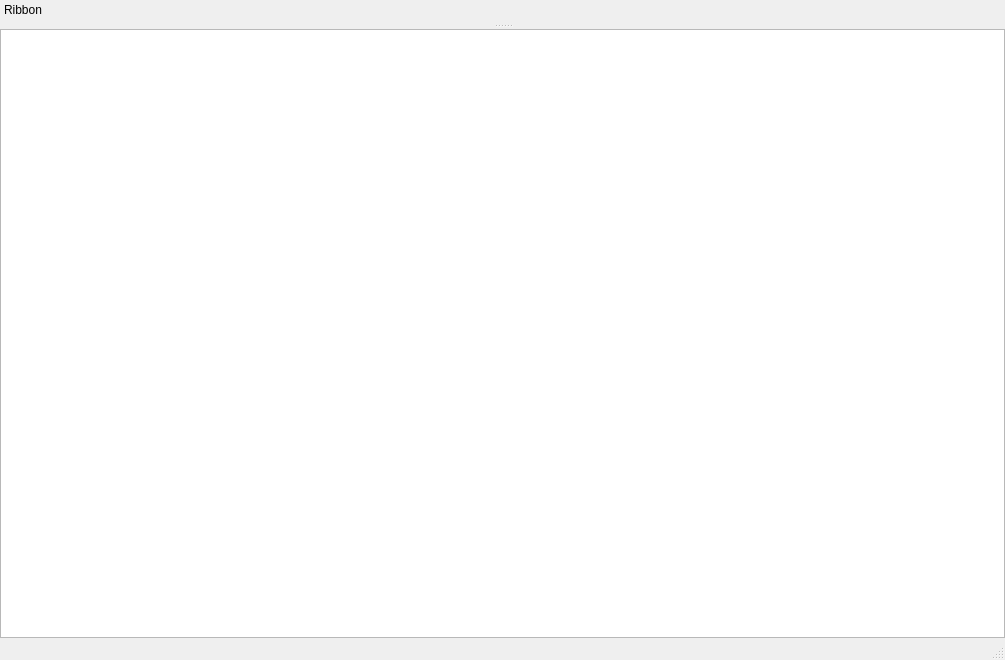
<?xml version="1.0" encoding="UTF-8"?>
<ui version="4.0">
 <class>MainWindow</class>
 <widget class="QMainWindow" name="MainWindow">
  <property name="geometry">
   <rect>
    <x>0</x>
    <y>0</y>
    <width>1005</width>
    <height>660</height>
   </rect>
  </property>
  <property name="windowTitle">
   <string>Qt-Ribbon-Widget</string>
  </property>
  <property name="styleSheet">
   <string notr="true">QTabWidget::pane { border: 0; }</string>
  </property>
  <widget class="QWidget" name="centralWidget">
   <layout class="QGridLayout" name="gridLayout_2">
    <property name="leftMargin">
     <number>0</number>
    </property>
    <property name="topMargin">
     <number>0</number>
    </property>
    <property name="rightMargin">
     <number>0</number>
    </property>
    <property name="bottomMargin">
     <number>0</number>
    </property>
    <property name="spacing">
     <number>0</number>
    </property>
    <item row="0" column="0">
     <widget class="QTextEdit" name="textEdit"/>
    </item>
   </layout>
  </widget>
  <widget class="QStatusBar" name="statusBar"/>
  <widget class="QDockWidget" name="ribbonDockWidget">
   <property name="sizePolicy">
    <sizepolicy hsizetype="Preferred" vsizetype="Minimum">
     <horstretch>0</horstretch>
     <verstretch>0</verstretch>
    </sizepolicy>
   </property>
   <property name="features">
    <set>QDockWidget::NoDockWidgetFeatures</set>
   </property>
   <property name="allowedAreas">
    <set>Qt::TopDockWidgetArea</set>
   </property>
   <property name="windowTitle">
    <string>Ribbon</string>
   </property>
   <attribute name="dockWidgetArea">
    <number>4</number>
   </attribute>
   <widget class="QWidget" name="ribbonDockWidgetContents">
    <property name="sizePolicy">
     <sizepolicy hsizetype="Preferred" vsizetype="Minimum">
      <horstretch>0</horstretch>
      <verstretch>0</verstretch>
     </sizepolicy>
    </property>
    <layout class="QGridLayout" name="gridLayout">
     <property name="leftMargin">
      <number>0</number>
     </property>
     <property name="topMargin">
      <number>0</number>
     </property>
     <property name="rightMargin">
      <number>0</number>
     </property>
     <property name="bottomMargin">
      <number>0</number>
     </property>
     <property name="spacing">
      <number>0</number>
     </property>
     <item row="0" column="0">
      <widget class="Ribbon" name="ribbonTabWidget">
       <property name="sizePolicy">
        <sizepolicy hsizetype="Expanding" vsizetype="Minimum">
         <horstretch>0</horstretch>
         <verstretch>0</verstretch>
        </sizepolicy>
       </property>
      </widget>
     </item>
    </layout>
   </widget>
  </widget>
 </widget>
 <layoutdefault spacing="6" margin="11"/>
 <customwidgets>
  <customwidget>
   <class>Ribbon</class>
   <extends>QTabWidget</extends>
   <header>ribbon/ribbon.h</header>
   <container>1</container>
  </customwidget>
 </customwidgets>
 <resources/>
 <connections/>
</ui>
